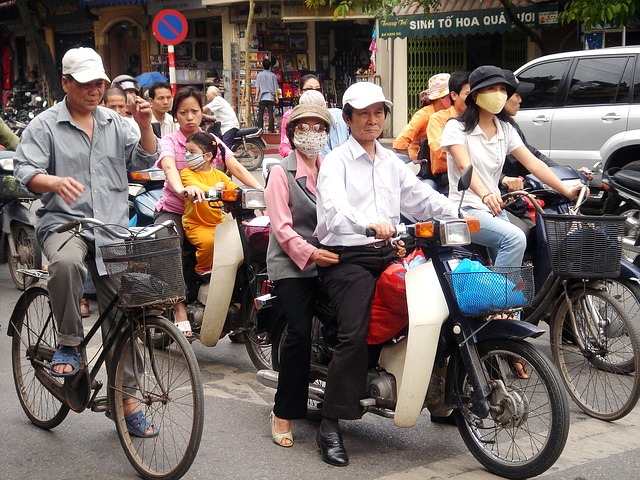
#> input picture ros2_jazzy_ws/src/dofbot_visual/detection/Detection.jpg, 640 x 480 px
$ python -i face_pose.py   (imports and definitions only)
#> lines starting #> are read from the running program, lines starting #| are printed output that depends on the picture
#> further down, picture is the input picture: shape (480, 640, 3); mean B, G, R 98.7, 102.7, 113.7
#!/usr/bin/env python3
# coding: utf-8
import os
import cv2 as cv


class face_follow:
    def __init__(self):

        # Create an instance of OpenCV's joint classifier
        # 创建opencv的联级分类器的实例
        cascade_path = os.path.join(os.path.dirname(os.path.abspath(__file__)), "haarcascade_frontalface_default.xml")
        self.faceDetect = cv.CascadeClassifier(cascade_path)

    def face_filter(self, faces):
        '''
        Filter the face
        对人脸进行一个过滤
        '''
        if len(faces) == 0: return None
        # At present, we are looking for the face with the largest area in the pictur
        # 目前找的是画面中面积最大的人脸
        max_face = max(faces, key=lambda face: face[2] * face[3])
        (x, y, w, h) = max_face
        # Set the minimum threshold of face detection
        # 设置人脸检测最小阈值
        if w < 10 or h < 10: return None
        return max_face

    def follow_function(self, img):

        img = cv.resize(img, (640, 480))
        # Copy the original image to avoid interference during processing
        # 复制原始图像,避免处理过程中干扰
        img = img.copy()
        # Convert image to grayscale
        # 将图像转为灰度图
        gray = cv.cvtColor(img, cv.COLOR_BGR2GRAY)
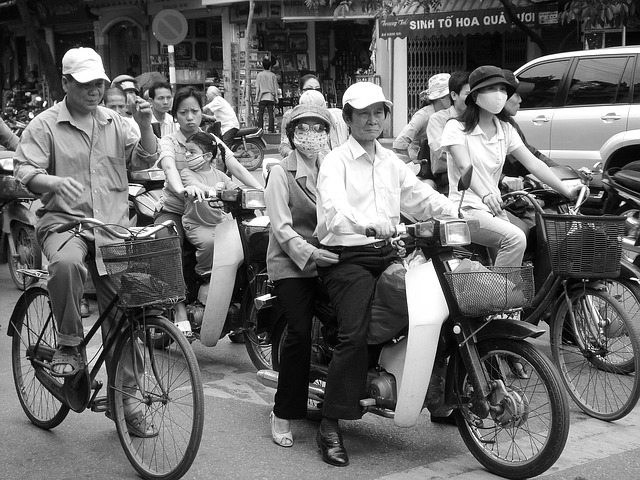
#> gray: shape (480, 640); min 0, max 255, mean 105.5
        # Face detection
        # 检测人脸
        faces = self.faceDetect.detectMultiScale(gray, scaleFactor=1.3, minNeighbors=5)
#> faces = [[151, 88, 26, 26]]
        if len(faces) != 0:
            face = self.face_filter(faces)
#> in face_filter, `max_face = max(faces, key=lambda face: face[2] * face[3])`: max_face = [151, 88, 26, 26]
#> in face_filter, `(x, y, w, h) = max_face`: x = 151; y = 88; w = 26
#> face = [151, 88, 26, 26]
            # Face filtering
            # 人脸过滤
            (x, y, w, h) = face
#> x = 151; y = 88; w = 26; h = 26
            # Draw a rectangle on the original color map
            # 在原彩图上绘制矩形
            cv.rectangle(img, (x, y), (x + w, y + h), (0, 255, 0), 4)
            cv.putText(img, 'Person', (280, 30), cv.FONT_HERSHEY_SIMPLEX, 0.8, (105, 105, 105), 2)
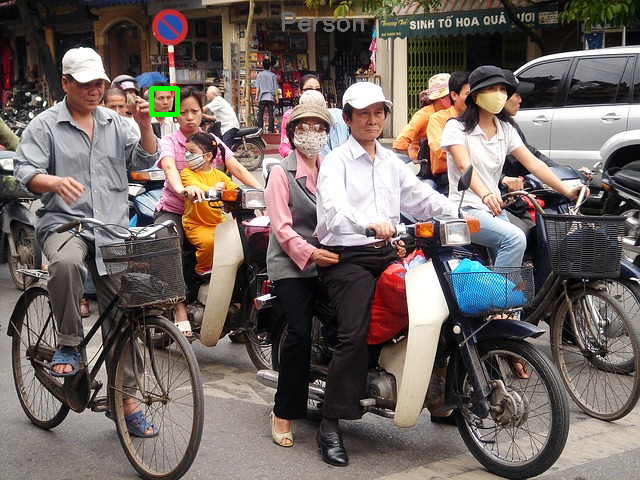
#> img: shape (480, 640, 3); mean B, G, R 98.7, 103.1, 113.6
            point_x = x + w / 2
#> point_x = 164
            point_y = y + h / 2
#> point_y = 101

            print("x= ",point_x)
#| x=  164.0
            print("y= ",point_y)
#| y=  101.0

        return img

>>> import cv2
>>> picture = cv2.imread('../dofbot_visual/detection/Detection.jpg')
>>> result = face_follow().follow_function(picture)
